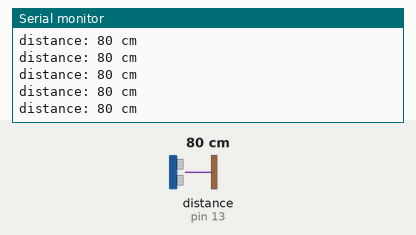
This sketch was run on a simulated Arduino Uno, built with avr-gcc and run on an emulated ATmega328P. Shown: the last lines printed to the serial monitor. Wiring (inferred from the names in the program): ultrasonic range finder: trigger pin 12; echo pin 13. The test bench sets the inputs (shaded band); at power-on: distance to the obstacle (sensor on pin 13) 80 cm. The echo pulse lasts 58.3 µs per cm.

Above: at 1.2 s.
1.3 s: distance to the obstacle (sensor on pin 13) set to 2 cm
At 1.8 s:
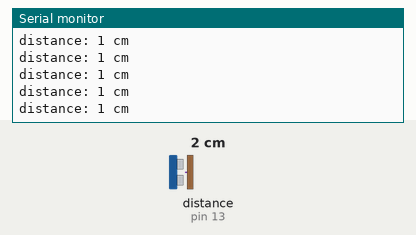
4.3 s: distance to the obstacle (sensor on pin 13) set to 120 cm
At 4.8 s:
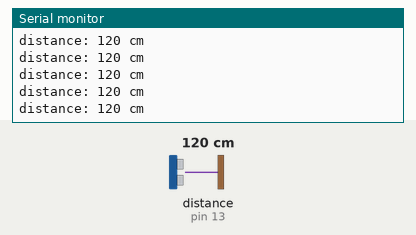
7.3 s: distance to the obstacle (sensor on pin 13) set to 4 cm
At 8.2 s:
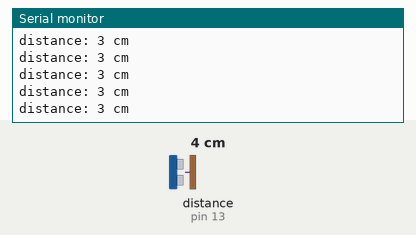
10.3 s: distance to the obstacle (sensor on pin 13) set to 18 cm
At 10.8 s:
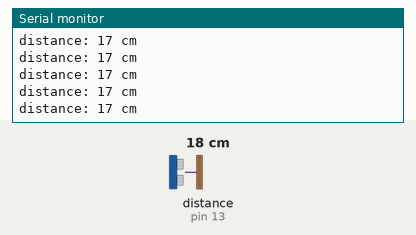
19.3 s: distance to the obstacle (sensor on pin 13) set to 9 cm
At 20.3 s:
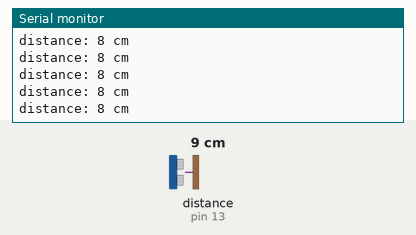
Timing chart, 0 to 22.3 s (numbered marks = the images above; inputs shaded):
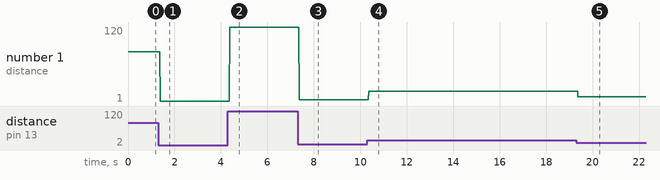

The sketch:

test_distance.ino
```cpp
/*
 * The circuit:
 *  Vcc pin to  +5
 *  Trig pin to digital pin 12
 *  Echo pin to digital pin 13
 */

#define CM 1      //Centimeter
#define INC 0     //Inch
#define TP 12      //Trig_pin
#define EP 13      //Echo_pin

void setup()
{
  Serial.begin(9600);
  pinMode(TP,OUTPUT);       // set TP output for trigger
  pinMode(EP,INPUT);        // set EP input for echo
}

void loop()
{
   long microseconds = TP_init();
   long distacne_cm = Distance(microseconds, CM);
   Serial.print("distance: ");
   Serial.print(distacne_cm);
   Serial.println(" cm");
}

long Distance(long time, int flag)
{
  long distacne;
  if(flag)
    distacne = time /29 / 2  ;     // Distance_CM  = ((Duration of high level)*(Sonic :340m/s))/2
                                   //              = ((Duration of high level)*(Sonic :0.034 cm/us))/2
                                   //              = ((Duration of high level)/(Sonic :29.4 cm/us))/2
  else
    distacne = time / 74 / 2;      // INC
  return distacne;
}

long TP_init()
{
  digitalWrite(TP, LOW);
  delayMicroseconds(2);
  digitalWrite(TP, HIGH);                 // pull the Trig pin to high level for more than 10us impulse
  delayMicroseconds(10);
  digitalWrite(TP, LOW);
  long microseconds = pulseIn(EP,HIGH);   // waits for the pin to go HIGH, and returns the length of the pulse in microseconds
  return microseconds;                    // return microseconds
}
```

Measured:
- after the input at 1.3 s, the serial monitor: prints a new line after 0.08 s (image 1)
- after the input at 4.3 s, the serial monitor: prints a new line after 0.08 s (image 2)
- after the input at 7.3 s, the serial monitor: prints a new line after 0.07 s (image 3)
- after the input at 10.3 s, the serial monitor: prints a new line after 0.07 s (image 4)
- after the input at 19.3 s, the serial monitor: prints a new line after 0.07 s (image 5)
- plotted number 1: 80 → 1 after the input at 1.3 s, 1 → 120 after the input at 4.3 s, 120 → 3 after the input at 7.3 s, 3 → 17 after the input at 10.3 s, 17 → 8 after the input at 19.3 s
